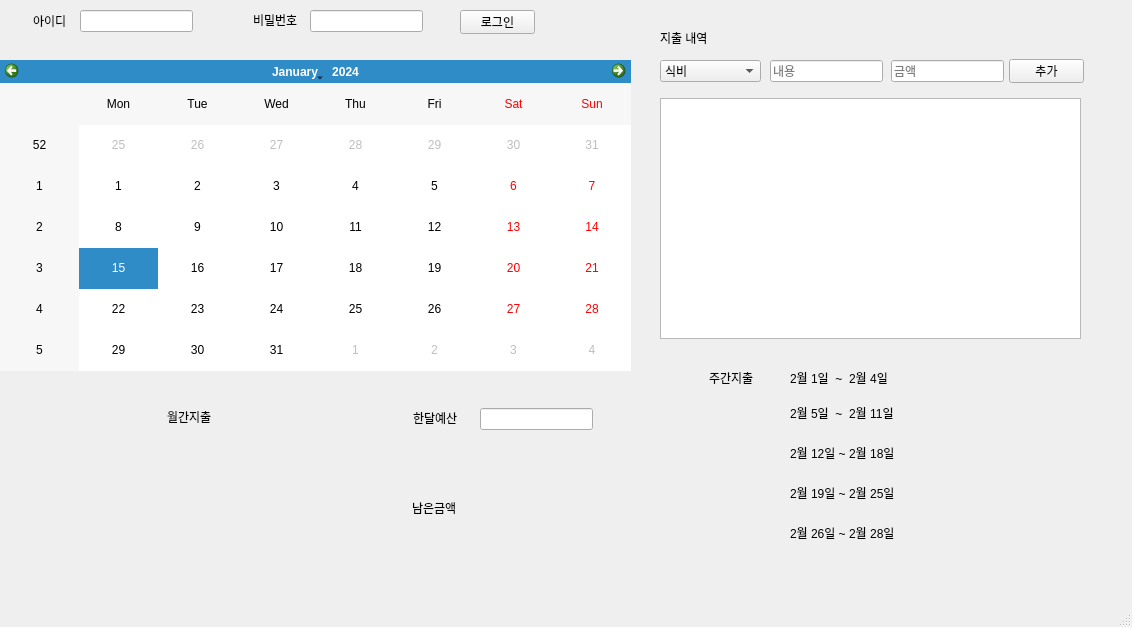
<?xml version="1.0" encoding="UTF-8"?>
<ui version="4.0">
 <class>MainWindow</class>
 <widget class="QMainWindow" name="MainWindow">
  <property name="geometry">
   <rect>
    <x>0</x>
    <y>0</y>
    <width>1132</width>
    <height>627</height>
   </rect>
  </property>
  <property name="windowTitle">
   <string>MainWindow</string>
  </property>
  <widget class="QWidget" name="centralwidget">
   <widget class="QStackedWidget" name="stackedWidget">
    <property name="geometry">
     <rect>
      <x>0</x>
      <y>0</y>
      <width>1131</width>
      <height>601</height>
     </rect>
    </property>
    <widget class="QWidget" name="page">
     <widget class="QCalendarWidget" name="calendarWidget">
      <property name="geometry">
       <rect>
        <x>0</x>
        <y>60</y>
        <width>631</width>
        <height>311</height>
       </rect>
      </property>
     </widget>
     <widget class="QComboBox" name="comboBox">
      <property name="geometry">
       <rect>
        <x>660</x>
        <y>60</y>
        <width>101</width>
        <height>22</height>
       </rect>
      </property>
      <item>
       <property name="text">
        <string>식비</string>
       </property>
      </item>
      <item>
       <property name="text">
        <string>생활용품비</string>
       </property>
      </item>
      <item>
       <property name="text">
        <string>교통비</string>
       </property>
      </item>
      <item>
       <property name="text">
        <string>의료비</string>
       </property>
      </item>
      <item>
       <property name="text">
        <string>기타</string>
       </property>
      </item>
     </widget>
     <widget class="QLineEdit" name="content">
      <property name="geometry">
       <rect>
        <x>770</x>
        <y>60</y>
        <width>113</width>
        <height>22</height>
       </rect>
      </property>
      <property name="text">
       <string/>
      </property>
      <property name="placeholderText">
       <string>내용</string>
      </property>
     </widget>
     <widget class="QLineEdit" name="money">
      <property name="geometry">
       <rect>
        <x>891</x>
        <y>60</y>
        <width>113</width>
        <height>22</height>
       </rect>
      </property>
      <property name="text">
       <string/>
      </property>
      <property name="placeholderText">
       <string>금액</string>
      </property>
     </widget>
     <widget class="QPushButton" name="btn_add">
      <property name="geometry">
       <rect>
        <x>1009</x>
        <y>59</y>
        <width>75</width>
        <height>24</height>
       </rect>
      </property>
      <property name="text">
       <string>추가</string>
      </property>
     </widget>
     <widget class="QListWidget" name="listWidget">
      <property name="geometry">
       <rect>
        <x>660</x>
        <y>98</y>
        <width>421</width>
        <height>241</height>
       </rect>
      </property>
     </widget>
     <widget class="QLabel" name="label">
      <property name="geometry">
       <rect>
        <x>167</x>
        <y>401</y>
        <width>51</width>
        <height>31</height>
       </rect>
      </property>
      <property name="text">
       <string>월간지출</string>
      </property>
     </widget>
     <widget class="QLabel" name="label_2">
      <property name="geometry">
       <rect>
        <x>413</x>
        <y>410</y>
        <width>48</width>
        <height>16</height>
       </rect>
      </property>
      <property name="text">
       <string>한달예산</string>
      </property>
     </widget>
     <widget class="QLabel" name="label_3">
      <property name="geometry">
       <rect>
        <x>412</x>
        <y>500</y>
        <width>48</width>
        <height>16</height>
       </rect>
      </property>
      <property name="text">
       <string>남은금액</string>
      </property>
     </widget>
     <widget class="QLabel" name="label_4">
      <property name="geometry">
       <rect>
        <x>709</x>
        <y>370</y>
        <width>48</width>
        <height>16</height>
       </rect>
      </property>
      <property name="text">
       <string>주간지출</string>
      </property>
     </widget>
     <widget class="QLabel" name="label_8">
      <property name="geometry">
       <rect>
        <x>790</x>
        <y>485</y>
        <width>121</width>
        <height>16</height>
       </rect>
      </property>
      <property name="text">
       <string>2월 19일 ~ 2월 25일</string>
      </property>
     </widget>
     <widget class="QLabel" name="label_9">
      <property name="geometry">
       <rect>
        <x>790</x>
        <y>525</y>
        <width>121</width>
        <height>16</height>
       </rect>
      </property>
      <property name="text">
       <string>2월 26일 ~ 2월 28일</string>
      </property>
     </widget>
     <widget class="QLabel" name="week4">
      <property name="geometry">
       <rect>
        <x>939</x>
        <y>485</y>
        <width>48</width>
        <height>16</height>
       </rect>
      </property>
      <property name="text">
       <string/>
      </property>
     </widget>
     <widget class="QLabel" name="week5">
      <property name="geometry">
       <rect>
        <x>939</x>
        <y>525</y>
        <width>48</width>
        <height>16</height>
       </rect>
      </property>
      <property name="text">
       <string/>
      </property>
     </widget>
     <widget class="QLineEdit" name="id">
      <property name="geometry">
       <rect>
        <x>80</x>
        <y>10</y>
        <width>113</width>
        <height>22</height>
       </rect>
      </property>
     </widget>
     <widget class="QLineEdit" name="pw">
      <property name="geometry">
       <rect>
        <x>310</x>
        <y>10</y>
        <width>113</width>
        <height>22</height>
       </rect>
      </property>
      <property name="echoMode">
       <enum>QLineEdit::Password</enum>
      </property>
     </widget>
     <widget class="QLabel" name="label_15">
      <property name="geometry">
       <rect>
        <x>660</x>
        <y>30</y>
        <width>61</width>
        <height>16</height>
       </rect>
      </property>
      <property name="text">
       <string>지출 내역</string>
      </property>
     </widget>
     <widget class="QLabel" name="label_16">
      <property name="geometry">
       <rect>
        <x>33</x>
        <y>11</y>
        <width>41</width>
        <height>20</height>
       </rect>
      </property>
      <property name="text">
       <string>아이디</string>
      </property>
     </widget>
     <widget class="QLabel" name="label_17">
      <property name="geometry">
       <rect>
        <x>253</x>
        <y>12</y>
        <width>48</width>
        <height>16</height>
       </rect>
      </property>
      <property name="text">
       <string>비밀번호</string>
      </property>
     </widget>
     <widget class="QLineEdit" name="in_budget">
      <property name="geometry">
       <rect>
        <x>480</x>
        <y>408</y>
        <width>113</width>
        <height>22</height>
       </rect>
      </property>
     </widget>
     <widget class="QLabel" name="month_money">
      <property name="geometry">
       <rect>
        <x>252</x>
        <y>410</y>
        <width>91</width>
        <height>16</height>
       </rect>
      </property>
      <property name="text">
       <string/>
      </property>
     </widget>
     <widget class="QLabel" name="change">
      <property name="geometry">
       <rect>
        <x>480</x>
        <y>500</y>
        <width>111</width>
        <height>16</height>
       </rect>
      </property>
      <property name="text">
       <string/>
      </property>
     </widget>
     <widget class="QLabel" name="budget">
      <property name="geometry">
       <rect>
        <x>480</x>
        <y>440</y>
        <width>111</width>
        <height>20</height>
       </rect>
      </property>
      <property name="text">
       <string/>
      </property>
     </widget>
     <widget class="QStackedWidget" name="loginstack">
      <property name="geometry">
       <rect>
        <x>440</x>
        <y>10</y>
        <width>120</width>
        <height>31</height>
       </rect>
      </property>
      <property name="currentIndex">
       <number>0</number>
      </property>
      <widget class="QWidget" name="page_3">
       <widget class="QPushButton" name="btn_login">
        <property name="geometry">
         <rect>
          <x>20</x>
          <y>0</y>
          <width>75</width>
          <height>24</height>
         </rect>
        </property>
        <property name="text">
         <string>로그인</string>
        </property>
       </widget>
      </widget>
      <widget class="QWidget" name="page_4">
       <widget class="QPushButton" name="btn_login_2">
        <property name="geometry">
         <rect>
          <x>20</x>
          <y>0</y>
          <width>75</width>
          <height>24</height>
         </rect>
        </property>
        <property name="text">
         <string>로그아웃</string>
        </property>
       </widget>
      </widget>
     </widget>
     <widget class="QLabel" name="label_10">
      <property name="geometry">
       <rect>
        <x>790</x>
        <y>445</y>
        <width>121</width>
        <height>16</height>
       </rect>
      </property>
      <property name="text">
       <string>2월 12일 ~ 2월 18일</string>
      </property>
     </widget>
     <widget class="QLabel" name="label_11">
      <property name="geometry">
       <rect>
        <x>790</x>
        <y>405</y>
        <width>121</width>
        <height>16</height>
       </rect>
      </property>
      <property name="text">
       <string>2월 5일  ~  2월 11일</string>
      </property>
     </widget>
     <widget class="QLabel" name="label_12">
      <property name="geometry">
       <rect>
        <x>790</x>
        <y>370</y>
        <width>121</width>
        <height>16</height>
       </rect>
      </property>
      <property name="text">
       <string>2월 1일  ~  2월 4일</string>
      </property>
     </widget>
     <widget class="QLabel" name="week1">
      <property name="geometry">
       <rect>
        <x>939</x>
        <y>370</y>
        <width>48</width>
        <height>16</height>
       </rect>
      </property>
      <property name="text">
       <string/>
      </property>
     </widget>
     <widget class="QLabel" name="week2">
      <property name="geometry">
       <rect>
        <x>939</x>
        <y>405</y>
        <width>48</width>
        <height>16</height>
       </rect>
      </property>
      <property name="text">
       <string/>
      </property>
     </widget>
     <widget class="QLabel" name="week3">
      <property name="geometry">
       <rect>
        <x>939</x>
        <y>445</y>
        <width>48</width>
        <height>16</height>
       </rect>
      </property>
      <property name="text">
       <string/>
      </property>
     </widget>
    </widget>
    <widget class="QWidget" name="page_2"/>
   </widget>
  </widget>
  <widget class="QMenuBar" name="menubar">
   <property name="geometry">
    <rect>
     <x>0</x>
     <y>0</y>
     <width>1132</width>
     <height>22</height>
    </rect>
   </property>
  </widget>
  <widget class="QStatusBar" name="statusbar"/>
 </widget>
 <resources/>
 <connections/>
</ui>
